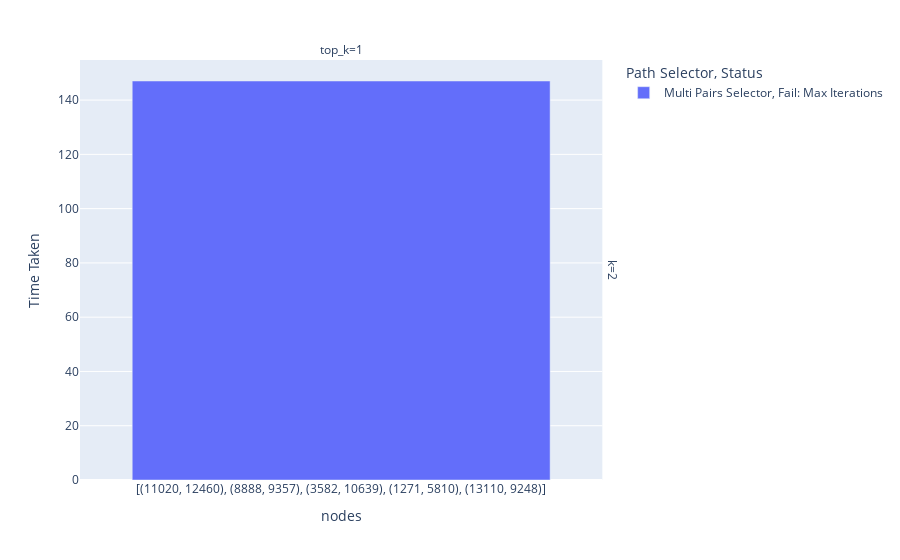

This figure's notebook cell:
### Code cell
px.bar(df, x="nodes", y="Time Taken", barmode="group", color="Path Selector", facet_col="top_k", facet_row="k", pattern_shape="Status", hover_data=["Average Add Time", "Average Perturb Time", "Original Path Length", "Number of Paths", "Number of Edges"])

### Figure 1 — Plotly figure (JSON) as saved in the notebook; plotly's stock layout.template omitted (floating-point values rounded to 4 significant figures)
{"data": [{"alignmentgroup": "True", "customdata": [[0.03991, 0.007954, 3, 36, 121]], "hovertemplate": "Path Selector=Multi Pairs Selector<br>Status=Fail: Max Iterations<br>k=2<br>top_k=1<br>nodes=%{x}<br>Time Taken=%{y}<br>Average Add Time=%{customdata[0]}<br>Average Perturb Time=%{customdata[1]}<br>Original Path Length=%{customdata[2]}<br>Number of Paths=%{customdata[3]}<br>Number of Edges=%{customdata[4]}<extra></extra>", "legendgroup": "Multi Pairs Selector, Fail: Max Iterations", "marker": {"color": "#636efa", "pattern": {"shape": ""}}, "name": "Multi Pairs Selector, Fail: Max Iterations", "offsetgroup": "Multi Pairs Selector, Fail: Max Iterations", "orientation": "v", "showlegend": true, "textposition": "auto", "type": "bar", "x": ["[(11020, 12460), (8888, 9357), (3582, 10639), (1271, 5810), (13110, 9248)]"], "xaxis": "x", "y": [147.0], "yaxis": "y"}], "layout": {"annotations": [{"font": {}, "showarrow": false, "text": "top_k=1", "x": 0.49, "xanchor": "center", "xref": "paper", "y": 1, "yanchor": "bottom", "yref": "paper"}, {"font": {}, "showarrow": false, "text": "k=2", "textangle": 90, "x": 0.98, "xanchor": "left", "xref": "paper", "y": 0.5, "yanchor": "middle", "yref": "paper"}], "barmode": "group", "legend": {"title": {"text": "Path Selector, Status"}, "tracegroupgap": 0}, "margin": {"t": 60}, "xaxis": {"anchor": "y", "domain": [0, 0.98], "title": {"text": "nodes"}}, "yaxis": {"anchor": "x", "domain": [0, 1], "title": {"text": "Time Taken"}}}}
